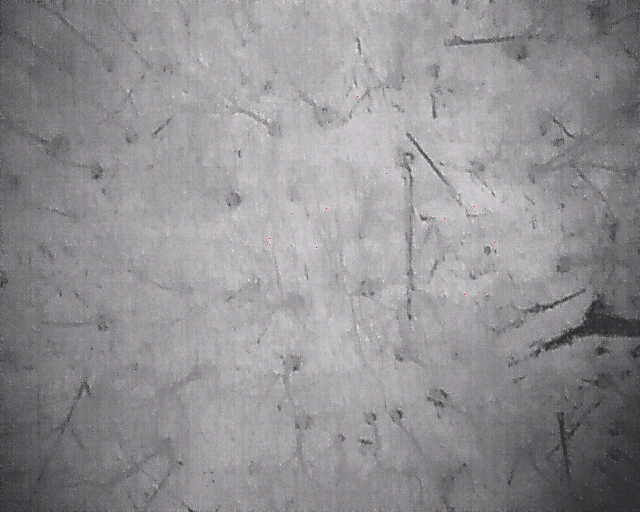
#> input picture DJI_0527_R.JPG, 640 x 512 px
$ python playbackController.py
#> lines starting #> are read from the running program, lines starting #| are printed output that depends on the picture
#> the answer given: DJI_0527_R.JPG
#> in ShowImage, img is the input picture: shape (512, 640, 3); mean B, G, R 147.1, 144.4, 146.1
### thermography.py
import cv2
import numpy as np
from matplotlib import pyplot as plt
from tkinter import Tk
from tkinter.filedialog import askopenfilename


# [20 lines left out: function ExampleThreshold, not called in this run]

def CreateFrames(frame, MINTHRESH=100, MAXTHRESH=255, FPS=30, RESIZE_FAC = 0.8):

    # Create canny
#> called with MINTHRESH = 100, MAXTHRESH = 255, FPS = 30, RESIZE_FAC = 0.8
    gray = cv2.cvtColor(frame, cv2.COLOR_BGR2GRAY)
    canny = cv2.Canny(gray, MINTHRESH, MAXTHRESH)
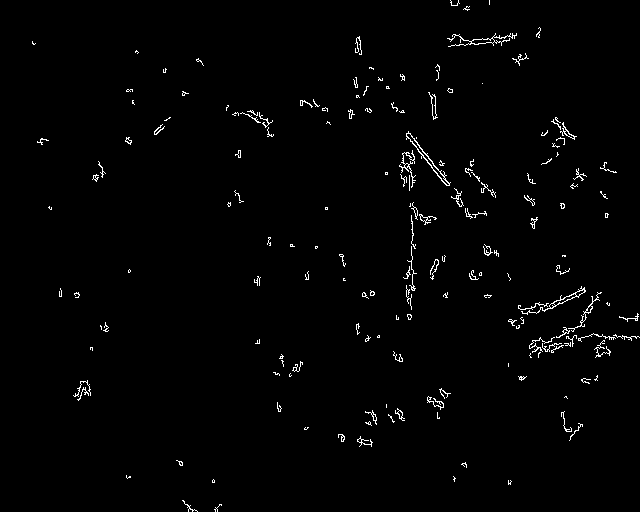
#> canny: shape (512, 640); 1.4% white in thin lines or dots

    # Negative frame (bits flipped)
    neg = ~frame
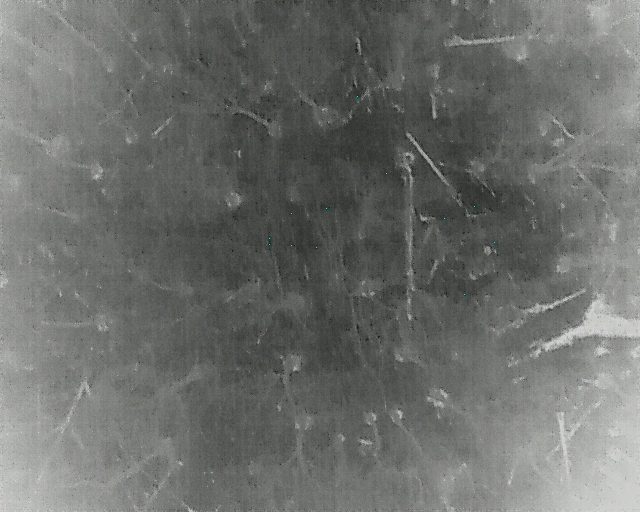
#> neg: shape (512, 640, 3); mean B, G, R 107.9, 110.6, 108.9

    # Convert canny to correct color dimensionality
    canny3d = cv2.cvtColor(canny, cv2.COLOR_GRAY2BGR)
#> canny3d: shape (512, 640, 3); 1.4% white in thin lines or dots

    # Overlay canny with original
    added = cv2.addWeighted(frame, 0.5, canny3d, 0.5, 1)
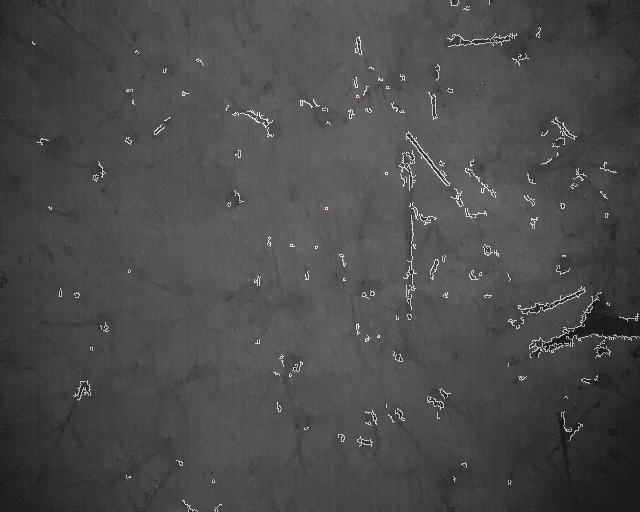
#> added: shape (512, 640, 3); mean B, G, R 76.3, 74.9, 75.8

    # Resize frames to the correct size
    frame = cv2.resize(frame, None, fx = RESIZE_FAC, fy = RESIZE_FAC)
    neg = cv2.resize(neg, None, fx= RESIZE_FAC, fy= RESIZE_FAC)
#> neg: shape (410, 512, 3)
    canny3d = cv2.resize(canny3d, None, fx = RESIZE_FAC, fy = RESIZE_FAC)
#> canny3d: shape (410, 512, 3)
    added = cv2.resize(added, None, fx = RESIZE_FAC, fy = RESIZE_FAC)
#> added: shape (410, 512, 3)

    # Create stacked views
    stack1 = np.hstack((frame, neg))
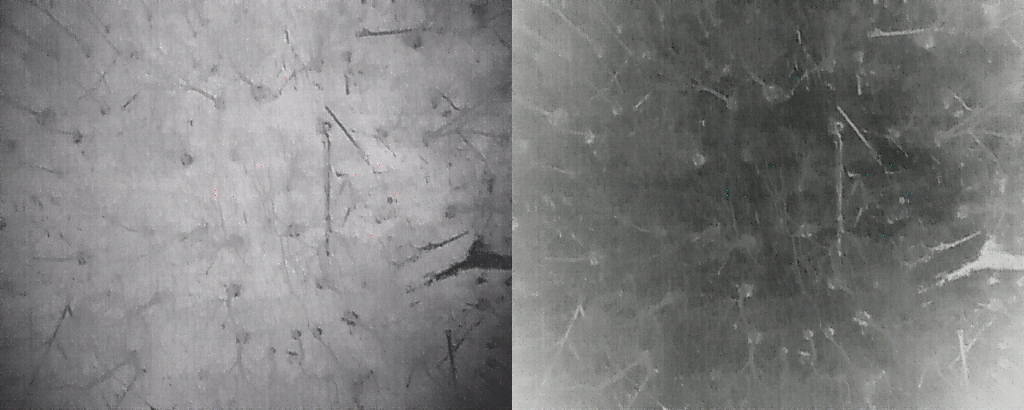
#> stack1: shape (410, 1024, 3); mean B, G, R 127.4, 127.4, 127.4
    stack2 = np.hstack((added, canny3d))
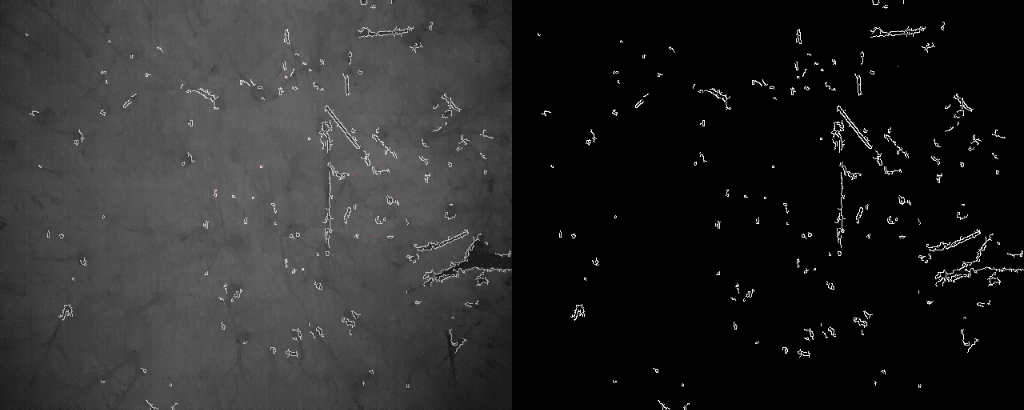
#> stack2: shape (410, 1024, 3); mean B, G, R 39.8, 39.1, 39.6
    stacked = np.vstack((stack1, stack2))
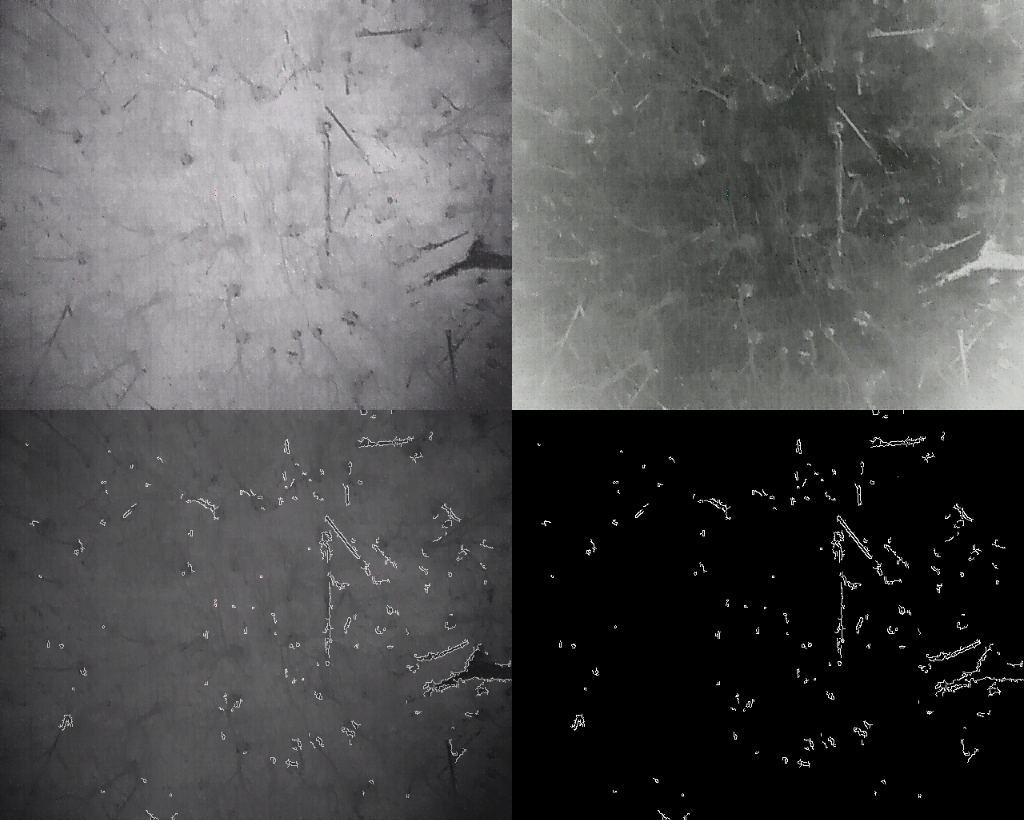
#> stacked: shape (820, 1024, 3); mean B, G, R 83.6, 83.3, 83.5

    # Update stacked view
    return stacked

# [11 lines left out: function main, not called in this run]

# [2 lines that do not run on import are left out]

### playbackController.py
import cv2
import numpy as np
import time
from tkinter import Tk
from tkinter.filedialog import askopenfilename
from thermography import CreateFrames

PROJECT_NAME = 'IR Thermal Processing'

# [43 lines left out: functions OnVidTrackbar, ShowVideo, not called in this run]

def ShowImage(URL):

        # Create window
        cv2.namedWindow(PROJECT_NAME, cv2.WINDOW_AUTOSIZE)

        # Get image
        img = cv2.imread(URL)

        # Perform cv2 operations
        view = CreateFrames(img)

        cv2.imshow(PROJECT_NAME, view)
        cv2.waitKey(-1)

        # Release binds and destroy for clean exit
        cv2.destroyAllWindows()

def main():
    #destroy root tk window
    Tk().withdraw()

    # Video source path
    URL = askopenfilename() # Prompt for video selection
    fileSuffix = URL.split('.')[1]

    if str.upper(fileSuffix) == 'JPG':
        ShowImage(URL)
    else:
        ShowVideo(URL)

    #root.destroy() #destroy tkinter

    print("EXIT - clean")

if __name__ == "__main__":
    main()
